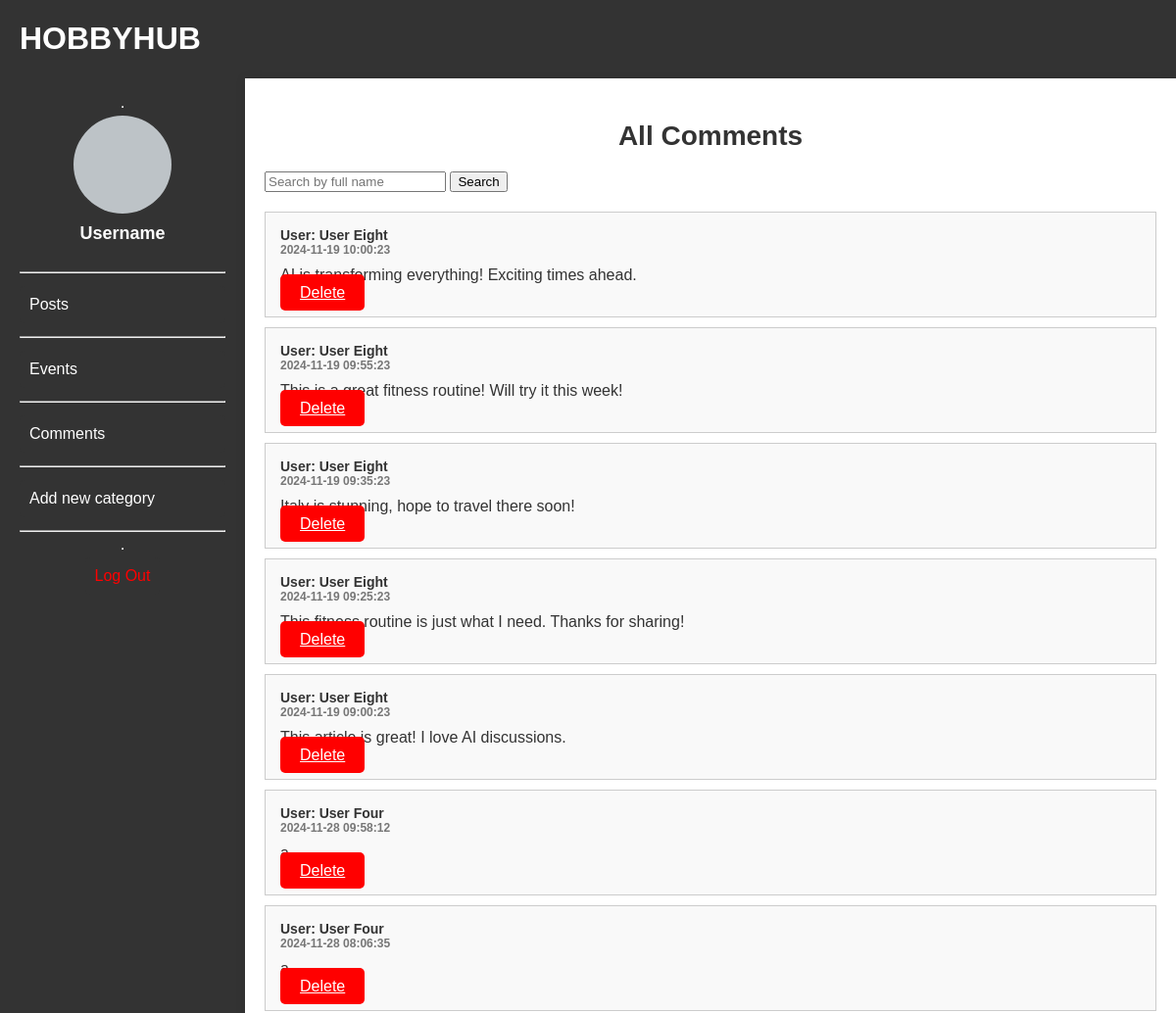
/admin/comments.php (upper part), run on an earlier commit of the app's database.
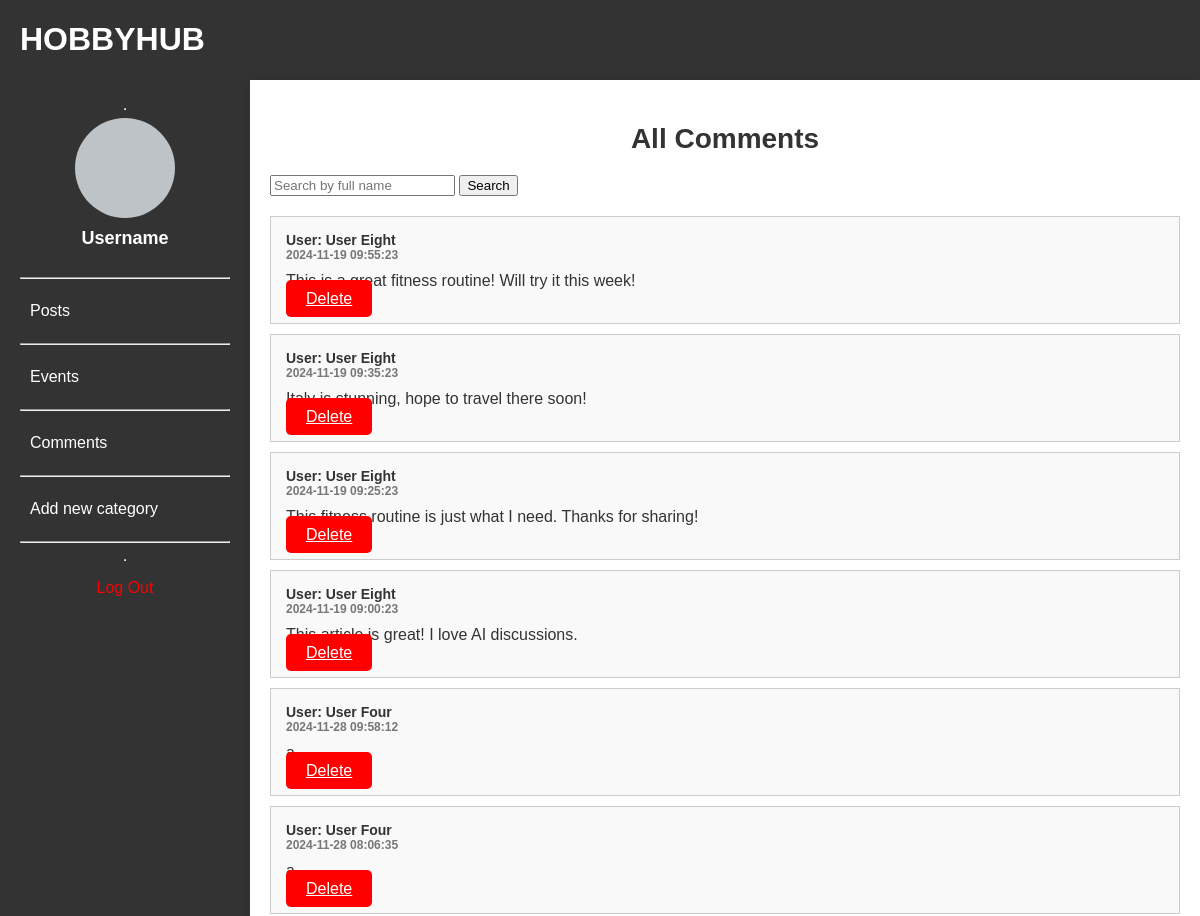
And on a later commit of the database.
### tables this page shows
CREATE TABLE `comments` (
  `comment_id` int(10) UNSIGNED NOT NULL,
  `post_id` int(10) UNSIGNED NOT NULL,
  `parent_comment_id` int(11) DEFAULT NULL,
  `user_id` int(10) UNSIGNED NOT NULL,
  `content` text NOT NULL,
  `created_at` timestamp NOT NULL DEFAULT CURRENT_TIMESTAMP
);

CREATE TABLE `users` (
  `user_id` int(10) UNSIGNED NOT NULL,
  `username` varchar(50) NOT NULL,
  `full_name` varchar(100) NOT NULL,
  `email` varchar(100) NOT NULL,
  `password_hash` varchar(255) NOT NULL,
  `created_at` timestamp NOT NULL DEFAULT CURRENT_TIMESTAMP,
  `bio` text,
  `profile_picture` longblob
);

### admin/Comment.php (called while the page is built, shortened)
<?php
class Comment {
    private $conn;
    public function __construct($conn) {
        $this->conn = $conn;
    }
    public function getAllPCom($search_query = '') {
        $sql = "
            SELECT comments.comment_id, comments.content, comments.created_at, users.full_name
            FROM comments
            LEFT JOIN users ON comments.user_id = users.user_id
            WHERE users.full_name LIKE ?
            ORDER BY users.full_name ASC, comments.created_at DESC
        ";
        $stmt = $this->conn->prepare($sql);
        $search_param = "%" . $search_query . "%";
        $stmt->bind_param("s", $search_param);
        $stmt->execute();
        $result = $stmt->get_result();
        return $result->fetch_all(MYSQLI_ASSOC);
    }
}

### admin/comments.php (the view, shortened to what this page needs)
<?php
include __DIR__ . '/../db_connection.php';
include 'Comment.php';
$search_query = isset($_GET['search_query']) ? $_GET['search_query'] : '';
$commentObj = new Comment($conn);
$comments = $commentObj->getAllPCom($search_query);
?>
<!DOCTYPE html>
<html lang="pl">
<head>
    <link rel="stylesheet" href="admin.css">
</head>
<body>
<div class="admin-panel">
    <header>
        <h1 class="tittle">HOBBYHUB</h1>
    </header>
    <aside class="sidebar">
            <hr class="hr_nav">
            <div class="profile-section">
                <div class="profile-pic"></div>
                <p class="username">Username</p>
            </div>
            <nav class="menu">
                <hr class="hrbutton">
               <a href="admin.php"> <button class="menu-button">Posts</button></a>
                <hr class="hrbutton">
               <a href="events.php"> <button class="menu-button">Events</button></a>
                 <hr class="hrbutton">
                <a href="comments.php"><button class="menu-button">Comments</button></a>
                 <hr class="hrbutton">
                <button class="menu-button">Add new category</button>
                 <hr class="hrbutton">
            </nav>
            <hr class="hrbutton">
            <div class="sidebar-bottom">
        <button class="logout-button">
            <span>Log Out</span>
        </button>
    </div>
        </aside>
  <main class="dashboard">
        <h2>All Comments</h2>
        <form method="GET" class="search-form">
            <input type="text" name="search_query" placeholder="Search by full name" value="<?php echo htmlspecialchars($search_query); ?>" />
            <button type="submit">Search</button>
        </form>
        <div class="comments-container">
            <?php if (count($comments) > 0): ?>
                <?php foreach ($comments as $comment): ?>
                    <div class="comment">
                        <div class="comment-header">
                            <p class="comment-user">User: <?php echo htmlspecialchars($comment['full_name']); ?></p>
                            <p class="comment-date"><?php echo date('Y-m-d H:i:s', strtotime($comment['created_at'])); ?></p>
                        </div>
                        <div class="comment-body">
                            <p><?php echo nl2br(htmlspecialchars($comment['content'])); ?></p>
                        </div>
                        <div class="comment-footer">
                            <a href="?delete_comment_id=<?php echo $comment['comment_id']; ?>"
                               class="delete-button" onclick="return confirm('Are you sure you want to delete this comment?');">
                               Delete
                            </a>
                        </div>
                    </div>
                <?php endforeach; ?>
            <?php else: ?>
                <p>No comments found.</p>
            <?php endif; ?>
        </div>
    </main>
</div>
</body>
</html>

### admin/admin.css (style rules this page uses)
body { margin: 0; font-family: Arial, sans-serif; color: #333; background-color: #f9f9f9; }
.admin-panel { display: grid; grid-template-columns: 250px 1fr; grid-template-rows: auto 1fr; height: 100vh; }
header { grid-column: 1 / 3; background-color: #333; color: white; text-align: left; }
.tittle { margin-left: 20px; }
.sidebar { background-color: #333; color: white; display: flex; flex-direction: column; align-items: center; padding: 20px; }
.profile-section { text-align: center; margin-bottom: 20px; }
.profile-pic { width: 100px; height: 100px; background-color: #bdc3c7; border-radius: 50%; margin-bottom: 10px; }
.username { font-size: 18px; font-weight: bold; }
.menu { width: 100%; }
.menu-button { width: 100%; padding: 10px; margin: 5px 0; background-color: #333; color: white; border: none; border-radius: 5px; cursor: pointer; font-size: 16px; text-align: left; transition: background-color 0.3s; }
.logout-button { margin-top: auto; padding: 10px; width: 100%; background-color: #333; color: rgb(255, 0, 0); border: none; border-radius: 5px; cursor: pointer; transition: background-color 0.3s; }
.dashboard { background-color: white; padding: 20px; box-shadow: 0 0 10px rgba(0, 0, 0, 0.1); }
h2 { text-align: center; color: #4caf50; }
p { margin: 0; font-size: 1rem; }
.logout-button { padding: 10px; width: 100%; background-color: #333; color: rgb(255, 0, 0); border: none; border-radius: 5px; cursor: pointer; transition: background-color 0.3s; font-size: 16px; }
.dashboard h2 { font-size: 28px; color: #333; margin-bottom: 20px; }
.comments-container { margin-top: 20px; }
.comment { border: 1px solid #ccc; padding: 15px; margin-bottom: 10px; background-color: #f9f9f9; }
.comment-header { font-weight: bold; margin-bottom: 10px; }
.comment-user { font-size: 14px; color: #333; }
.comment-date { font-size: 12px; color: #777; }
.comment-body { font-size: 16px; }
.delete-button { background-color: red; color: white; border: none; padding: 10px 20px; font-size: 16px; cursor: pointer; border-radius: 5px; text-align: right; transition: background-color 0.3s, transform 0.3s; }

What changed in the data, as far as the page shows it:
removed comments: user.full_name "User Eight", created_at "2024-11-19 10:00:23", content "AI is transforming everything! Exciting times ahead."
